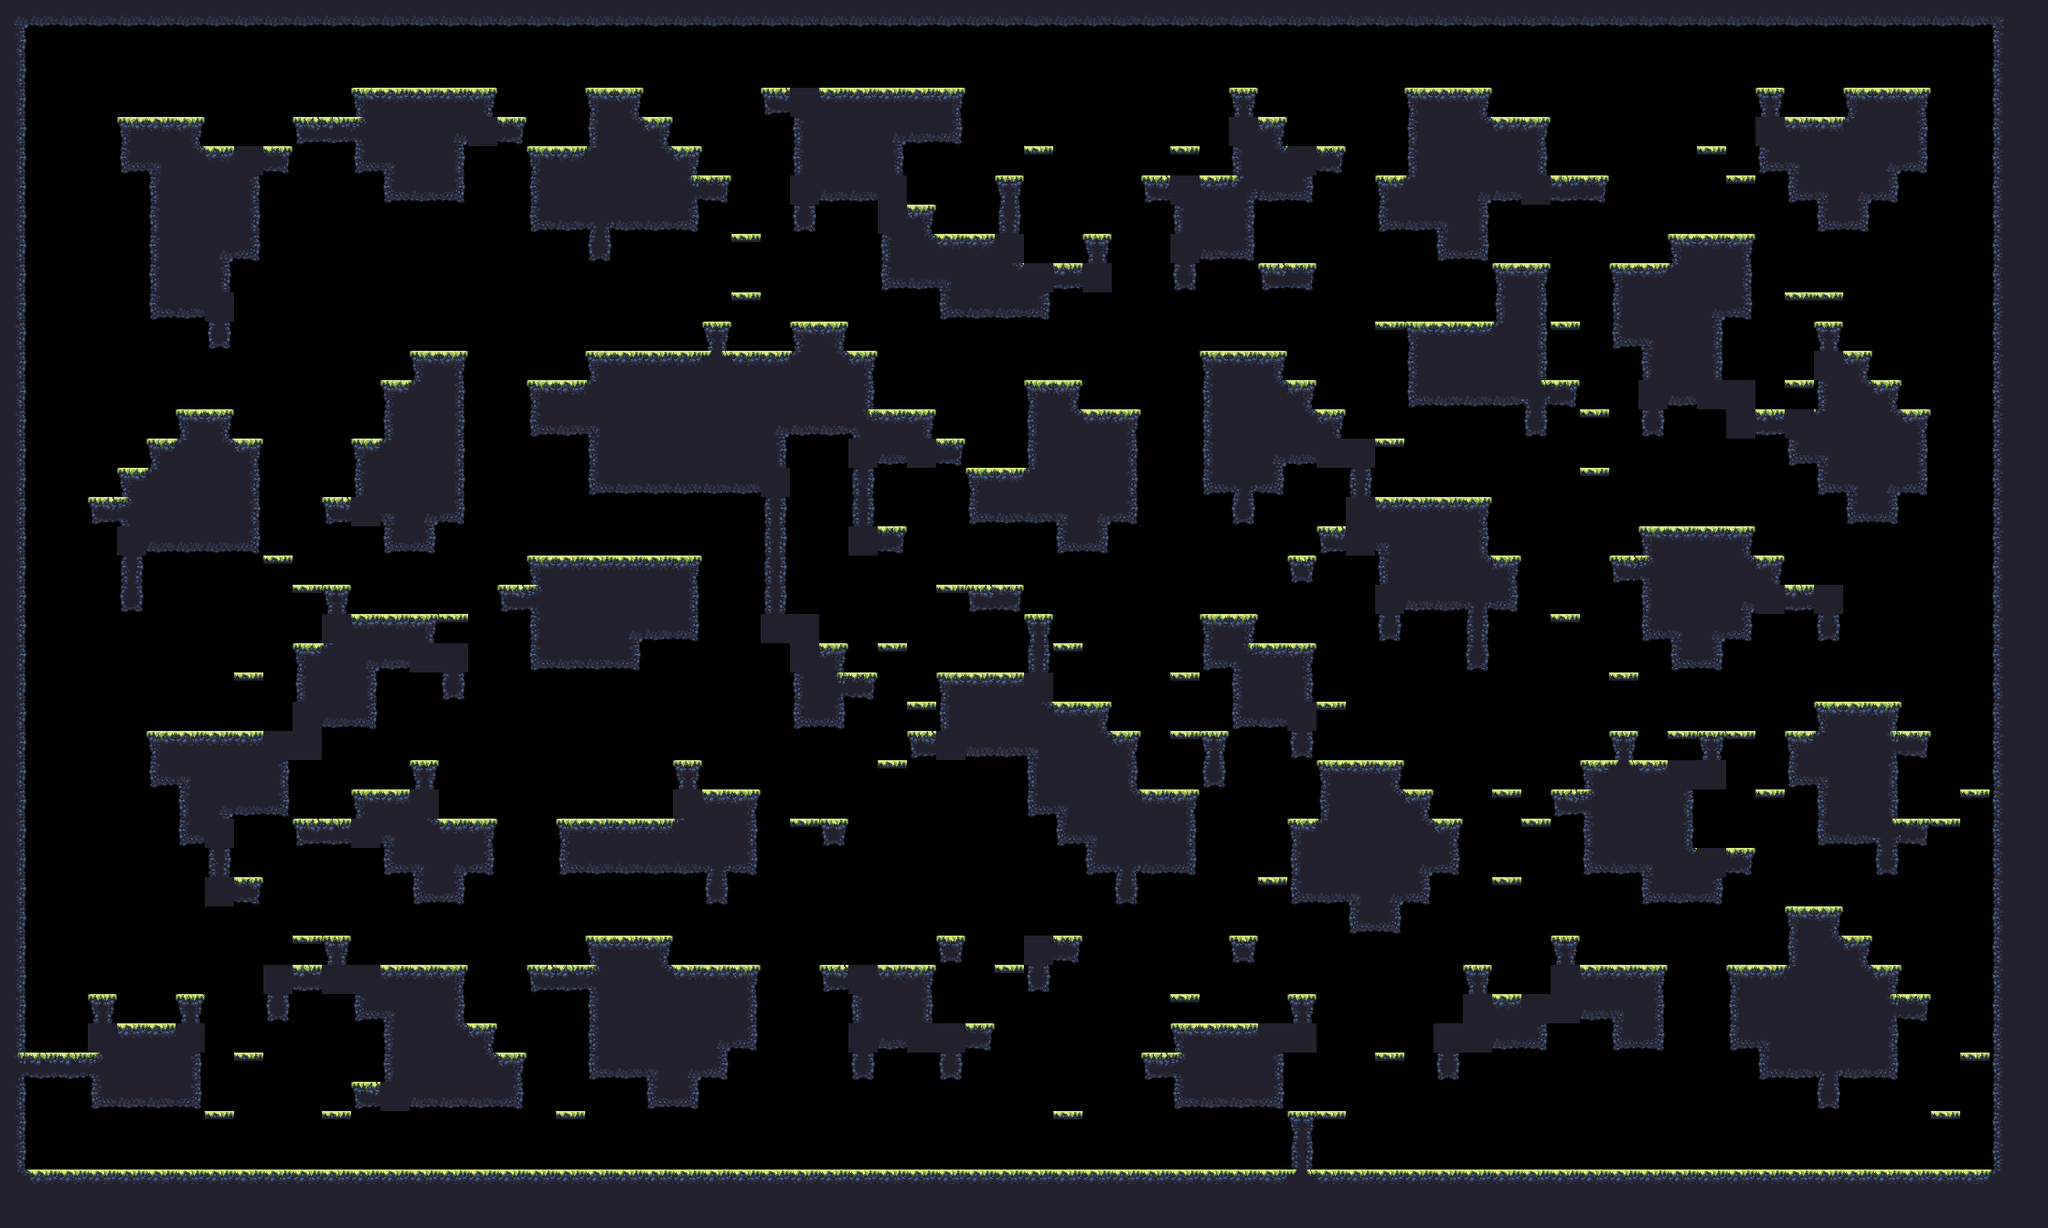

This is a level from a 2D game, rendered from its Tiled map with the project's own tilesets. A one-line summary and the map file follow, with tile-layer data summarised:
An orthogonal 70x42 tile map with 32x32 px tiles, 1 tile layer (main) and 17 objects (9x spawn, spawnPlayer0, spawnCrown0, spawnPlayer1, spawnCrown1, ...).

<map compressionlevel="0" height="42" infinite="0" nextlayerid="3" nextobjectid="4" orientation="orthogonal" renderorder="right-down" tiledversion="1.3.2" tileheight="32" tilewidth="32" version="1.2" width="70">
 <tileset firstgid="1" source="forest_summer_tile_set.tsx" />
 <layer height="42" id="1" name="main" width="70">
  <data>[2940 cells, 1238 non-empty, 28 distinct tile ids]</data>
 </layer>
 <objectgroup><object id="1" name="spawnPlayer0" x="192" y="80.0" /><object id="2" name="spawnCrown0" x="224" y="80.0" /><object id="3" name="spawnPlayer1" x="2080" y="368.0" /><object id="4" name="spawnCrown1" x="2016" y="304.0" /><object id="5" name="spawnPlayer2" x="256" y="1232.0" /><object id="6" name="spawnCrown2" x="64" y="1232.0" /><object id="7" name="spawnPlayer3" x="2080" y="1232.0" /><object id="8" name="spawnCrown3" x="2080" y="1232.0" /><object id="9" name="spawn" x="160" y="1072.0" /><object id="10" name="spawn" x="192" y="752.0" /><object id="11" name="spawn" x="1216" y="400.0" /><object id="12" name="spawn" x="608" y="560.0" /><object id="13" name="spawn" x="288" y="432.0" /><object id="14" name="spawn" x="1888" y="528.0" /><object id="15" name="spawn" x="1152" y="976.0" /><object id="16" name="spawn" x="1248" y="1232.0" /><object id="17" name="spawn" x="1376" y="624.0" /></objectgroup></map>
